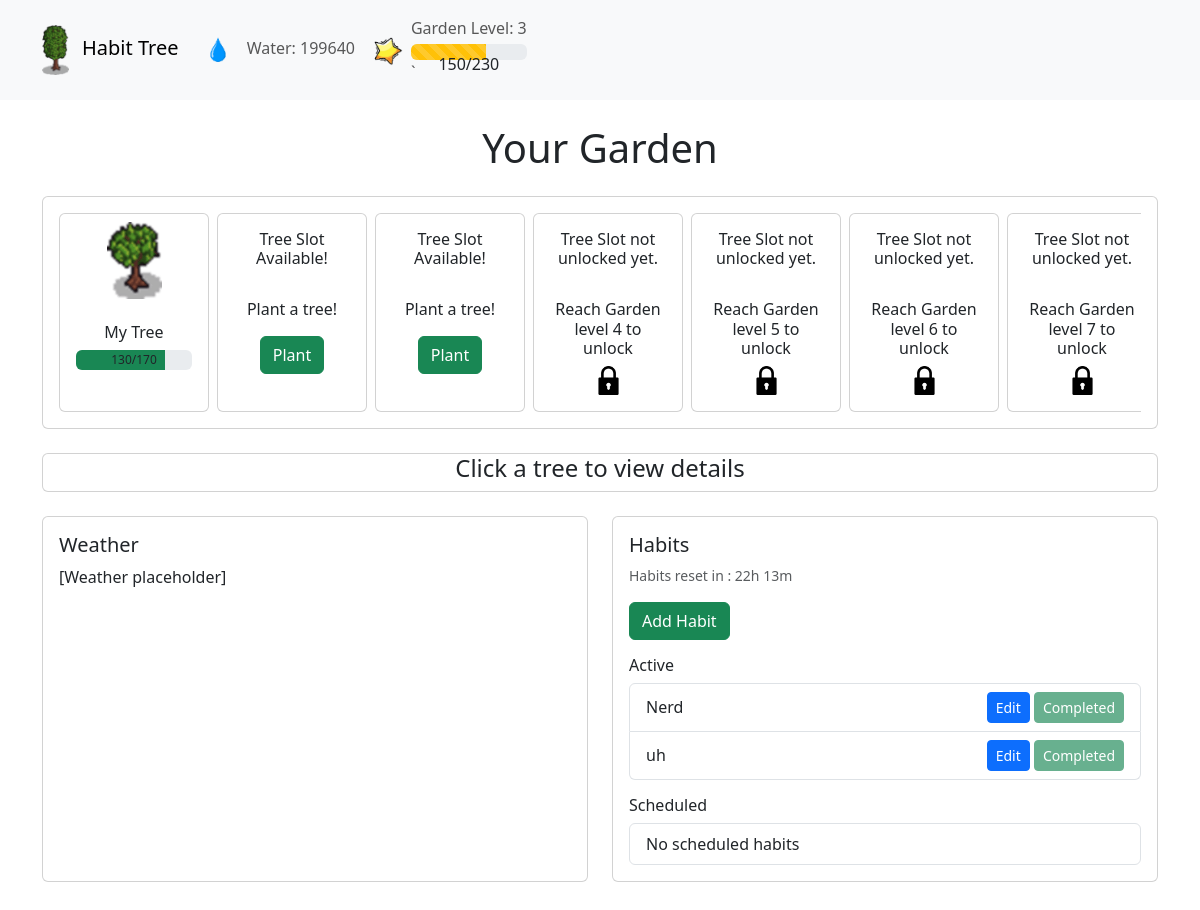
The page / on the database its author committed.
### tables this page shows
CREATE TABLE Garden (
                Creation_Date TEXT,
                Level INTEGER,
                Experience INTEGER,
                Experience_Required INTEGER,
                Water INTEGER
            );

CREATE TABLE Trees (
                Name TEXT,
                Creation_Date TEXT,
                Stage INTEGER,
                Water INTEGER,
                Water_Required INTEGER
            );

CREATE TABLE Habits (
                Name TEXT PRIMARY KEY,
                Creation_Date TEXT,
                Priority INTEGER,
                Days_Of_The_Week TEXT,
                Completed BOOLEAN
            );

### app/app.py (the view)
@app.route('/')
def index():
    db = get_db()
    active, scheduled = process_habits(get_habits_data(db))
    return render_template("index.html",
        trees=process_trees(get_trees_data(db), get_garden_data(db)['Level']),
        active_habits=active,
        scheduled_habits=scheduled,
        garden=get_garden_data(db)
)

### app/app.py (called while the page is built)
def get_db():
    if 'db' not in g:
        g.db = sqlite3.connect(DATABASE)
        g.db.row_factory = sqlite3.Row  # Return rows as dictionaries
    return g.db

def get_garden_data(db):
    return db.execute('''
        SELECT Level, Experience, Experience_Required, Water
        FROM Garden
        LIMIT 1
    ''').fetchone()

def get_trees_data(db):
    return db.execute('''
        SELECT rowid, *, Creation_Date
        FROM Trees
        ORDER BY Creation_Date
        LIMIT 10
    ''').fetchall()

def get_habits_data(db):
    return db.execute('''
        SELECT Name, Creation_Date, Priority, Days_Of_The_Week, Completed
        FROM Habits
    ''').fetchall()

def process_trees(trees_data, garden_level):
    trees = []
    for i in range(10):
        required_level = TREE_REQUIREMENTS[i]
        unlocked = garden_level >= required_level
        planted = i < len(trees_data)
        tree = {
            "unlocked": unlocked,
            "planted": planted,
            "required_level": required_level
        }
        if unlocked and planted:
            tree.update({
                "name": trees_data[i]['Name'],
                "stage": trees_data[i]['Stage'],
                "water": trees_data[i]['Water'],
                "water_required": trees_data[i]['Water_Required']
            })
        trees.append(tree)
    return trees

def process_habits(habits_data):
    current_day = datetime.datetime.now().strftime("%A")
    active, scheduled = [], []
    for habit in habits_data:
        days = [d.strip() for d in habit['Days_Of_The_Week'].split(',')]
        habit_dict = {
            "name": habit['Name'],
            "creation_date": habit['Creation_Date'],
            "priority": habit['Priority'],
            "days": habit['Days_Of_The_Week'],
            "completed": bool(habit['Completed'])
        }
        if current_day in days:
            active.append(habit_dict)
        else:
            scheduled.append(habit_dict)
    return active, scheduled

### app/templates/index.html (shortened to what this page needs)
<!DOCTYPE html>
<html lang="en">
<head>
    <link href="https://cdn.jsdelivr.net/npm/bootstrap@5.3.0/dist/css/bootstrap.min.css" rel="stylesheet">
</head>
<body>
    <nav class="navbar navbar-expand-lg navbar-light bg-light">
        <div class="container">
            <a class="navbar-brand" href="">
                <img src="/static/tree_stage_6.png" class="me-2" style="height: 2.5em;">
                Habit Tree
            </a>
            <div class="collapse navbar-collapse" id="navbarNav">
                <ul class="navbar-nav">
                    <li class="nav-item">
                        <a class="nav-link">
                            <img src="/static/water_drop.png" class="me-2" style="height: 2em;">
                            Water: {{ garden.water }}
                        </a>
                    </li>
                </ul>
                <ul class="navbar-nav">
                    <li class="nav-item">
                        <a class="nav-link d-flex align-items-center">
                            <img src="/static/experience.png" class="me-2" style="height: 2em;">
                            <div class="d-flex flex-column align-items-center">
                                <span class="mb-1">Garden Level: {{ garden.level }}</span>
                                <div class="position-relative w-100">
                                    <div class="progress">
                                        <div class="progress-bar progress-bar-striped bg-warning" role="progressbar"
                                            style="width: {{ (garden.experience / garden.experience_required * 100) | round(0) }}%;"
                                            aria-valuenow="{{ garden.experience }}" aria-valuemin="0"
                                            aria-valuemax="{{ garden.experience_required }}">
                                        </div>
                                    </div> `
                                    <div class="position-absolute top-50 start-50 translate-middle text-dark">
                                        {{ garden.experience }}/{{ garden.experience_required }}
                                    </div>
                                </div>
                            </div>
            </div>
        </div>
    </nav>
    <div class="container my-4">
        <h1 class="mb-4 text-center">Your Garden</h1>
        <div class="card mb-4">
            <div class="card-body">
                <div class="overflow-auto">
                    <div class="d-flex">
                        {% for tree in trees %}
                        {% if tree.unlocked %}
                        {% if tree.planted %}
                        <div class="card me-2" style="min-width: 150px; cursor: pointer;" data-tree="true"
                            data-index="{{ loop.index0 }}" data-name="{{ tree.name }}" data-water="{{ tree.water }}"
                            data-stage="{{ tree.stage }}" data-water-required="{{ tree.water_required }}">
                            <div class="text-center p-2">
                                <img src="/static/tree_stage_{{tree.stage}}.png" class="d-inline-block"
                                    alt="Tree Stage">
                            </div>
                            <div class="card-body text-center">
                                <h6 class="card-title mb-2">{{ tree.name }}</h6>
                                <div class="progress" style="height: 20px; position: relative;">
                                    <div class="progress-bar bg-success" role="progressbar"
                                        style="width: {{ (tree.water/tree.water_required * 100) if tree.water_required else 0 }}%;"
                                        aria-valuenow="{{ tree.water }}" aria-valuemin="0"
                                        aria-valuemax="{{ tree.water_required }}">
                                    </div>
                                    <div
                                        style="position: absolute; top: 0; left: 0; width: 100%; height: 100%; display: flex; align-items: center; justify-content: center; pointer-events: none;">
                                    </div>
                                </div>
                            </div>
                        </div>
                        {% else %}
                        <div class="card me-2" style="min-width: 150px;">
                            <div class="card-body text-center">
                                <h6 class="card-title mb-2">Tree Slot Available!</h6>
                                <br>
                                <h6 class="card-title mb-2">Plant a tree!</h6>
                                <form action="/plant_tree" method="POST">
                                    <button type="submit" class="btn btn-success mt-2">
                                        Plant
                                    </button>
                                </form>
                            </div>
                        </div>
                        {% endif %}
                        {% else %}
                        <div class="card me-2" style="min-width: 150px;">
                            <div class="card-body text-center">
                                <h6 class="card-title mb-2">Tree Slot not unlocked yet.</h6>
                                <br>
                                <h6 class="card-title mb-2">Reach Garden level {{ tree.required_level }} to unlock</h6>
                                <img src="/static/lock.png" class="card-img-top img-fluid w-25" alt="Locked">
                            </div>
                        </div>
                        {% endif %}
                        {% endfor %}
                    </div>
                </div>
            </div>
        </div>
        <div id="instruction" class="card mt-4 mb-4">
            <h4 class="text-center">Click a tree to view details</h4>
        </div>
        <div class="row">
            <div class="col-md-6 mb-4">
                <div class="card h-100">
                    <div class="card-body">
                        <h5 class="card-title">Weather</h5>
                        <p class="card-text">[Weather placeholder]</p>
                    </div>
                </div>
            </div>
            <div class="col-md-6 mb-4">
                <div class="card h-100">
                    <div class="card-body">
                        <h5 class="card-title">Habits</h5>
                        <small class="text-muted d-block mb-3">Habits reset in : 22h 13m</small>
                        <button type="button" class="btn btn-success mb-3" data-bs-toggle="modal"
                            data-bs-target="#habitModal" data-action="add">
                            Add Habit
                        </button>
                        <h6>Active</h6>
                        <div class="list-group mb-3">
                            {% for habit in active_habits %}
                            <div class="list-group-item d-flex justify-content-between align-items-center">
                                {{ habit.name }}
                                <div>
                                    <button type="button" class="btn btn-sm btn-primary" data-bs-toggle="modal"
                                        data-bs-target="#habitModal" data-action="edit" data-habit-id="{{ habit.id }}"
                                        data-habit-name="{{ habit.name }}" data-habit-priority="{{ habit.priority }}"
                                        data-habit-days="{{ habit.days }}">
                                        Edit
                                    </button>
                                    {% if not habit.completed %}
                                    <button type="button" class="btn btn-sm btn-success"
                                        onclick="completeHabit('{{ habit.name }}')">Mark as complete</button>
                                    {% else %}
                                    <button type="button" class="btn btn-sm btn-success" disabled>Completed</button>
                                    {% endif %}
                                </div>
                            </div>
                            {% else %}
                            <div class="list-group-item">No active habits</div>
                            {% endfor %}
                        </div>
                        <h6>Scheduled</h6>
                        <div class="list-group">
                            {% for habit in scheduled_habits %}
                            <div class="list-group-item d-flex justify-content-between align-items-center">
                                {{ habit.name }}
                                <button type="button" class="btn btn-sm btn-primary" data-bs-toggle="modal"
                                    data-bs-target="#habitModal" data-action="edit" data-habit-id="{{ habit.id }}"
                                    data-habit-name="{{ habit.name }}" data-habit-priority="{{ habit.priority }}"
                                    data-habit-days="{{ habit.days }}">
                                    Edit
                                </button>
                            </div>
                            {% else %}
                            <div class="list-group-item">No scheduled habits</div>
                            {% endfor %}
                        </div>
                    </div>
                </div>
            </div>
        </div>
</body>
</html>

### rows shown on the page
Garden: water "199640", level "3", experience "150", experience_required "230"
Trees: name "My Tree", Water_Required 170 (drawn)
Habits: name "Nerd", Completed "Completed"
Habits: name "uh", Completed "Completed"

### other values the page prints
{{ tree.required_level }} "4" "5" "6" "7"
